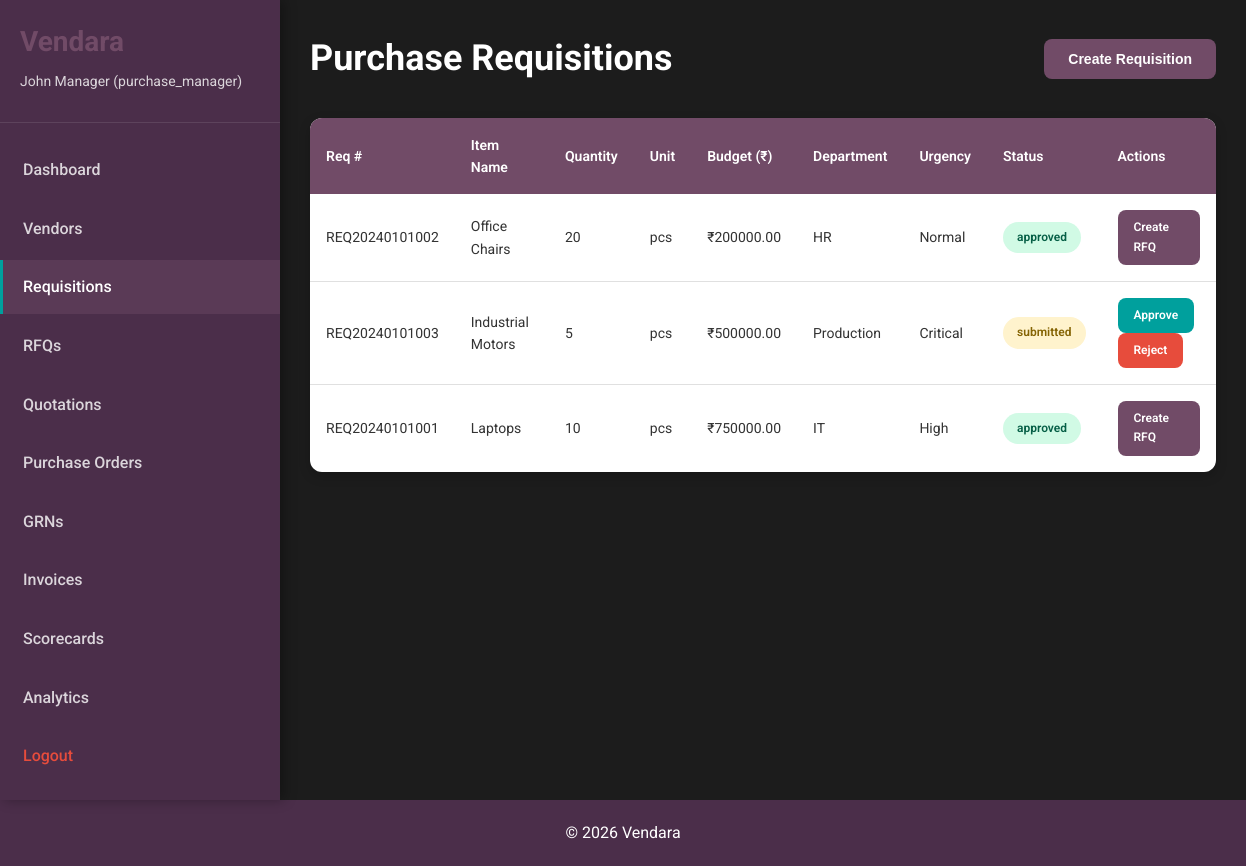
Screenshot of /requisitions (signed in) with the database file from the repository.
### app.py (models this page shows)
class Requisition(db.Model):
    __tablename__ = 'requisitions'
    id = db.Column(db.Integer, primary_key=True)
    requisition_number = db.Column(db.String(50), unique=True, nullable=False)
    item_name = db.Column(db.String(200), nullable=False)
    description = db.Column(db.Text)
    quantity = db.Column(db.Integer, nullable=False)
    unit = db.Column(db.String(20), nullable=False)
    estimated_budget = db.Column(db.Float, nullable=False)
    department = db.Column(db.String(100), nullable=False)
    urgency = db.Column(db.String(20), default='normal')
    requested_by = db.Column(db.Integer, db.ForeignKey('users.id'), nullable=False)
    status = db.Column(db.String(20), default='draft')
    approved_by = db.Column(db.Integer, db.ForeignKey('users.id'))
    approved_at = db.Column(db.DateTime)
    remarks = db.Column(db.Text)
    created_at = db.Column(db.DateTime, default=datetime.utcnow)
    requester = db.relationship('User', foreign_keys=[requested_by], backref='requisitions')
    approver = db.relationship('User', foreign_keys=[approved_by], backref='approved_requisitions')

### app.py (the view)
@app.route('/requisitions')
@login_required
def requisitions():
    role = session.get('user_role')
    if role == 'requester':
        requisitions = Requisition.query.filter_by(requested_by=session['user_id']).order_by(Requisition.created_at.desc()).all()
    else:
        requisitions = Requisition.query.order_by(Requisition.created_at.desc()).all()
    return render_template('requisitions.html', requisitions=requisitions, role=role)

### app.py (called while the page is built)
def is_logged_in():
    return 'user_id' in session

def login_required(f):
    from functools import wraps
    @wraps(f)
    def decorated_function(*args, **kwargs):
        if not is_logged_in():
            flash('Please login to access this page.', 'warning')
            return redirect(url_for('login'))
        return f(*args, **kwargs)
    return decorated_function

### templates/requisitions.html (shortened to what this page needs)
{% extends "base.html" %}
{% block content %}
<div class="dashboard-container">
    <aside class="sidebar">
        <div class="sidebar-header">
            <h2>Vendara</h2>
            <p>{{ session.user_name }} ({{ session.user_role }})</p>
        </div>
        <nav class="sidebar-nav">
            <ul>
                <li>
                    <a href="{{ url_for('dashboard') }}">Dashboard</a>
                </li>
                {% if session.user_role in ['admin', 'purchase_manager'] %}
                <li>
                    <a href="{{ url_for('vendors') }}">Vendors</a>
                </li>
                {% endif %}
                <li class="active">
                    <a href="{{ url_for('requisitions') }}">Requisitions</a>
                </li>
                {% if session.user_role in ['admin', 'purchase_manager'] %}
                <li>
                    <a href="{{ url_for('rfqs') }}">RFQs</a>
                </li>
                <li>
                    <a href="{{ url_for('quotations') }}">Quotations</a>
                </li>
                <li>
                    <a href="{{ url_for('purchase_orders') }}">Purchase Orders</a>
                </li>
                <li>
                    <a href="{{ url_for('grns') }}">GRNs</a>
                </li>
                {% endif %}
                <li>
                    <a href="{{ url_for('invoices') }}">Invoices</a>
                </li>
                {% if session.user_role in ['admin', 'purchase_manager'] %}
                <li>
                    <a href="{{ url_for('scorecards') }}">Scorecards</a>
                </li>
                <li>
                    <a href="{{ url_for('analytics') }}">Analytics</a>
                </li>
                {% endif %}
                <li>
                    <a href="{{ url_for('logout') }}" class="logout">Logout</a>
                </li>
            </ul>
        </nav>
    </aside>
    <main class="main-content">
        <div class="content-header">
            <h1>Purchase Requisitions</h1>
            {% if session.user_role in ['requester', 'purchase_manager'] %}
            <button onclick="showCreateForm()" class="btn btn-primary">Create Requisition</button>
            {% endif %}
        </div>
        <div class="table-container">
            <table class="table">
                <thead>
                    <tr>
                        <th>Req #</th>
                        <th>Item Name</th>
                        <th>Quantity</th>
                        <th>Unit</th>
                        <th>Budget (₹)</th>
                        <th>Department</th>
                        <th>Urgency</th>
                        <th>Status</th>
                        <th>Actions</th>
                    </tr>
                </thead>
                <tbody>
                    {% if requisitions %}
                        {% for req in requisitions %}
                        <tr>
                            <td>{{ req.requisition_number }}</td>
                            <td>{{ req.item_name }}</td>
                            <td>{{ req.quantity }}</td>
                            <td>{{ req.unit }}</td>
                            <td>₹{{ "%.2f"|format(req.estimated_budget) }}</td>
                            <td>{{ req.department }}</td>
                            <td>{{ req.urgency|title }}</td>
                            <td>
                                <span class="status status-{{ req.status }}">{{ req.status }}</span>
                            </td>
                            <td>
                                {% if req.status == 'submitted' and session.user_role == 'purchase_manager' %}
                                <a href="{{ url_for('approve_requisition', requisition_id=req.id) }}" class="btn btn-sm btn-success">Approve</a>
                                <a href="{{ url_for('reject_requisition', requisition_id=req.id) }}" class="btn btn-sm btn-danger">Reject</a>
                                {% endif %}
                                {% if req.status == 'approved' and session.user_role == 'purchase_manager' %}
                                <a href="{{ url_for('create_rfq', requisition_id=req.id) }}" class="btn btn-sm btn-primary">Create RFQ</a>
                                {% endif %}
                            </td>
                        </tr>
                        {% endfor %}
                    {% else %}
                        <tr>
                            <td colspan="9" class="no-data">No requisitions found</td>
                        </tr>
                    {% endif %}
                </tbody>
            </table>
        </div>
    </main>
</div>
{% endblock %}

### static/style.css (style rules this page uses)
* { margin: 0; padding: 0; box-sizing: border-box; }
body { font-family: 'Roboto', 'Segoe UI', Tahoma, Geneva, Verdana, sans-serif; background-color: #1C1C1C; color: #FFFFFF; line-height: 1.6; }
.dashboard-container { display: flex; min-height: 100vh; }
.sidebar { width: 280px; background: #4B2E4A; color: white; padding: 20px 0; position: fixed; height: 100vh; overflow-y: auto; box-shadow: 4px 0 12px rgba(0,0,0,0.3); }
.sidebar-header { padding: 0 20px 30px; border-bottom: 1px solid rgba(255,255,255,0.1); }
.sidebar-header h2 { font-size: 28px; margin-bottom: 5px; font-weight: 700; color: #714B67; }
.sidebar-header p { font-size: 14px; opacity: 0.8; }
.sidebar-nav ul { list-style: none; padding: 20px 0; }
.sidebar-nav ul li { margin-bottom: 5px; }
.sidebar-nav ul li a { display: block; padding: 14px 20px; color: rgba(255,255,255,0.8); text-decoration: none; transition: all 0.3s; border-left: 3px solid transparent; font-weight: 500; }
.sidebar-nav ul li.active a { background: rgba(113, 75, 103, 0.4); color: white; border-left-color: #00A09D; }
.sidebar-nav ul li a.logout { color: #E74C3C; }
.main-content { flex: 1; margin-left: 280px; padding: 30px; background: #1C1C1C; }
.content-header { display: flex; justify-content: space-between; align-items: center; margin-bottom: 30px; }
.content-header h1 { color: #FFFFFF; font-size: 36px; font-weight: 700; }
.btn { padding: 12px 24px; border: none; border-radius: 8px; font-size: 14px; font-weight: 600; cursor: pointer; text-decoration: none; display: inline-block; transition: all 0.3s; }
.btn-primary { background-color: #714B67; color: white; }
.btn-success { background-color: #00A09D; color: white; }
.btn-danger { background-color: #E74C3C; color: white; }
.btn-sm { padding: 8px 16px; font-size: 12px; }
.table-container { background: #FFFFFF; border-radius: 12px; box-shadow: 0 4px 12px rgba(0,0,0,0.2); overflow-x: auto; }
.table { width: 100%; border-collapse: collapse; }
.table thead { background: #714B67; color: white; }
.table thead th { padding: 16px; text-align: left; font-weight: 600; font-size: 14px; }
.table tbody tr { border-bottom: 1px solid #E0E0E0; }
.table tbody td { padding: 16px; font-size: 14px; color: #333; }
.table tbody tr:last-child { border-bottom: none; }
.status { display: inline-block; padding: 6px 14px; border-radius: 20px; font-size: 12px; font-weight: 600; }
.status-approved { background-color: #D1FAE5; color: #065F46; }
.status-submitted { background-color: #FFF3CD; color: #856404; }

### rows the page displays
Requisition: requisition_number "REQ20240101002", item_name "Office Chairs", quantity "20", unit "pcs", estimated_budget "200000.00", department "HR", urgency "Normal", status "approved"
Requisition: requisition_number "REQ20240101003", item_name "Industrial Motors", quantity "5", unit "pcs", estimated_budget "500000.00", department "Production", urgency "Critical", status "submitted"
Requisition: requisition_number "REQ20240101001", item_name "Laptops", quantity "10", unit "pcs", estimated_budget "750000.00", department "IT", urgency "High", status "approved"

### other values shown
{{ session.user_name }} "John Manager"
{{ session.user_role }} "purchase_manager"
